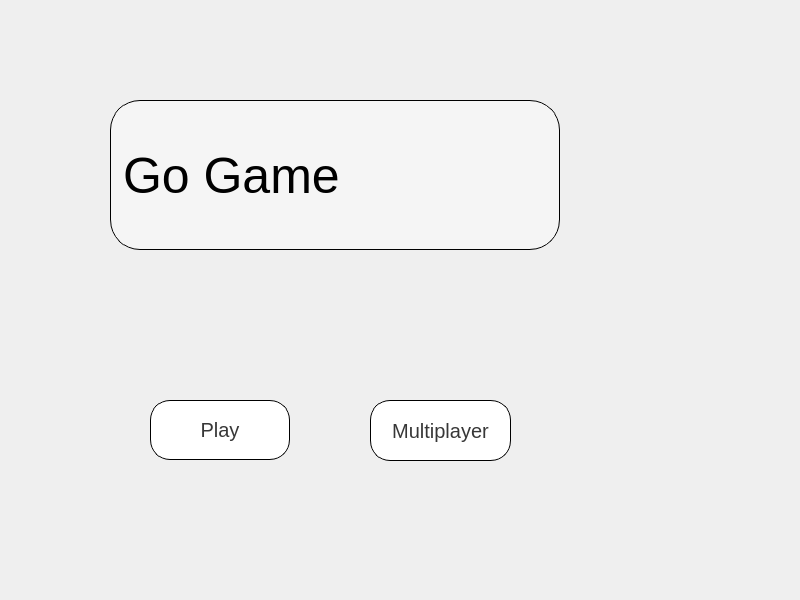
<?xml version="1.0" encoding="UTF-8"?>
<ui version="4.0">
 <class>MainWindow</class>
 <widget class="QMainWindow" name="MainWindow">
  <property name="geometry">
   <rect>
    <x>0</x>
    <y>0</y>
    <width>800</width>
    <height>600</height>
   </rect>
  </property>
  <property name="windowTitle">
   <string>MainWindow</string>
  </property>
  <property name="styleSheet">
   <string notr="true"/>
  </property>
  <widget class="QWidget" name="centralwidget">
   <widget class="QStackedWidget" name="mainStack">
    <property name="geometry">
     <rect>
      <x>-50</x>
      <y>0</y>
      <width>791</width>
      <height>541</height>
     </rect>
    </property>
    <property name="sizePolicy">
     <sizepolicy hsizetype="Preferred" vsizetype="Preferred">
      <horstretch>0</horstretch>
      <verstretch>0</verstretch>
     </sizepolicy>
    </property>
    <property name="currentIndex">
     <number>0</number>
    </property>
    <widget class="QWidget" name="homePage">
     <property name="styleSheet">
      <string notr="true">QLabel#homeLabel
{
	border: 1px solid black;
	border-radius: 30px;
	font: bold normal large &quot;Times New Roman&quot;;
	font-size: 50px;
	color: rgb(0,0,0);
	background-position: bottom center;
	background-color: rgba(255, 255, 255, 100);
}

QPushButton{
	border: 1px solid black;
	border-radius: 20px;
	background-position: bottom center;
	background-color: rgba(255, 255, 255, 250);
	font-size: 20px;
	color: rgba(0, 0, 0, 200);
}

QPushButton:hover{
	border: 1px solid black;
	border-radius: 20px;
	background-position: bottom center;
	background-color: rgba(125, 125, 125, 250);
	font-size: 20px;
	color: rgba(250, 250, 250, 250);
}</string>
     </property>
     <widget class="QPushButton" name="menuButton">
      <property name="geometry">
       <rect>
        <x>200</x>
        <y>400</y>
        <width>140</width>
        <height>60</height>
       </rect>
      </property>
      <property name="text">
       <string>Play</string>
      </property>
     </widget>
     <widget class="QLabel" name="homeLabel">
      <property name="geometry">
       <rect>
        <x>160</x>
        <y>100</y>
        <width>450</width>
        <height>150</height>
       </rect>
      </property>
      <property name="text">
       <string>Go Game</string>
      </property>
     </widget>
     <widget class="QPushButton" name="multiMenuButton">
      <property name="geometry">
       <rect>
        <x>420</x>
        <y>400</y>
        <width>141</width>
        <height>61</height>
       </rect>
      </property>
      <property name="text">
       <string>Multiplayer</string>
      </property>
     </widget>
    </widget>
    <widget class="QWidget" name="menuPage">
     <property name="font">
      <font>
       <pointsize>24</pointsize>
      </font>
     </property>
     <property name="styleSheet">
      <string notr="true">QLabel{
	border: 1px solid black;
	border-radius: 20px;
	background-position: bottom center;
	background-color: rgba(255, 255, 255, 250);
	font-size: 30px;
	color: rgba(0, 0, 0, 200);
}

QPushButton{
	border: 1px solid black;
	border-radius: 20px;
	background-position: bottom center;
	background-color: rgba(255, 255, 255, 250);
	font-size: 20px;
	color: rgba(0, 0, 0, 200);
}

QPushButton:hover{
	border: 1px solid black;
	border-radius: 20px;
	background-position: bottom center;
	background-color: rgba(125, 125, 125, 250);
	font-size: 20px;
	color: rgba(250, 250, 250, 250);
}

#bgdLabel{
	border: 1px solid black;
	border-radius: 20px;
	background-position: bottom center;
	background-color: rgba(125, 125, 125, 250);
}</string>
     </property>
     <widget class="QLabel" name="menuLabel">
      <property name="geometry">
       <rect>
        <x>210</x>
        <y>60</y>
        <width>371</width>
        <height>81</height>
       </rect>
      </property>
      <property name="font">
       <font>
        <pointsize>-1</pointsize>
       </font>
      </property>
      <property name="text">
       <string>Menu</string>
      </property>
     </widget>
     <widget class="QWidget" name="verticalLayoutWidget">
      <property name="geometry">
       <rect>
        <x>330</x>
        <y>170</y>
        <width>131</width>
        <height>201</height>
       </rect>
      </property>
      <layout class="QVBoxLayout" name="verticalLayout">
       <item>
        <widget class="QRadioButton" name="szNineteen">
         <property name="font">
          <font>
           <pointsize>20</pointsize>
          </font>
         </property>
         <property name="text">
          <string>Nineteen</string>
         </property>
         <property name="checked">
          <bool>true</bool>
         </property>
        </widget>
       </item>
       <item>
        <widget class="QRadioButton" name="szThirteen">
         <property name="font">
          <font>
           <pointsize>20</pointsize>
          </font>
         </property>
         <property name="text">
          <string>Thirteen</string>
         </property>
        </widget>
       </item>
       <item>
        <widget class="QRadioButton" name="szNine">
         <property name="font">
          <font>
           <pointsize>20</pointsize>
          </font>
         </property>
         <property name="text">
          <string>Nine</string>
         </property>
        </widget>
       </item>
      </layout>
     </widget>
     <widget class="QPushButton" name="gameButton">
      <property name="geometry">
       <rect>
        <x>200</x>
        <y>400</y>
        <width>140</width>
        <height>60</height>
       </rect>
      </property>
      <property name="text">
       <string>Start</string>
      </property>
     </widget>
     <widget class="QPushButton" name="backButton">
      <property name="geometry">
       <rect>
        <x>420</x>
        <y>400</y>
        <width>140</width>
        <height>60</height>
       </rect>
      </property>
      <property name="text">
       <string>Back</string>
      </property>
     </widget>
    </widget>
    <widget class="QWidget" name="gamePage">
     <widget class="QLabel" name="label">
      <property name="geometry">
       <rect>
        <x>360</x>
        <y>90</y>
        <width>71</width>
        <height>31</height>
       </rect>
      </property>
      <property name="text">
       <string>gamePage</string>
      </property>
     </widget>
    </widget>
    <widget class="QWidget" name="multigamePage">
     <widget class="QLabel" name="labelmulti">
      <property name="geometry">
       <rect>
        <x>350</x>
        <y>70</y>
        <width>71</width>
        <height>21</height>
       </rect>
      </property>
      <property name="text">
       <string>Multigame</string>
      </property>
     </widget>
    </widget>
    <widget class="QWidget" name="settingsPage"/>
    <widget class="QWidget" name="aboutPage"/>
   </widget>
  </widget>
  <widget class="QMenuBar" name="menubar">
   <property name="geometry">
    <rect>
     <x>0</x>
     <y>0</y>
     <width>800</width>
     <height>22</height>
    </rect>
   </property>
  </widget>
 </widget>
 <resources/>
 <connections/>
</ui>
